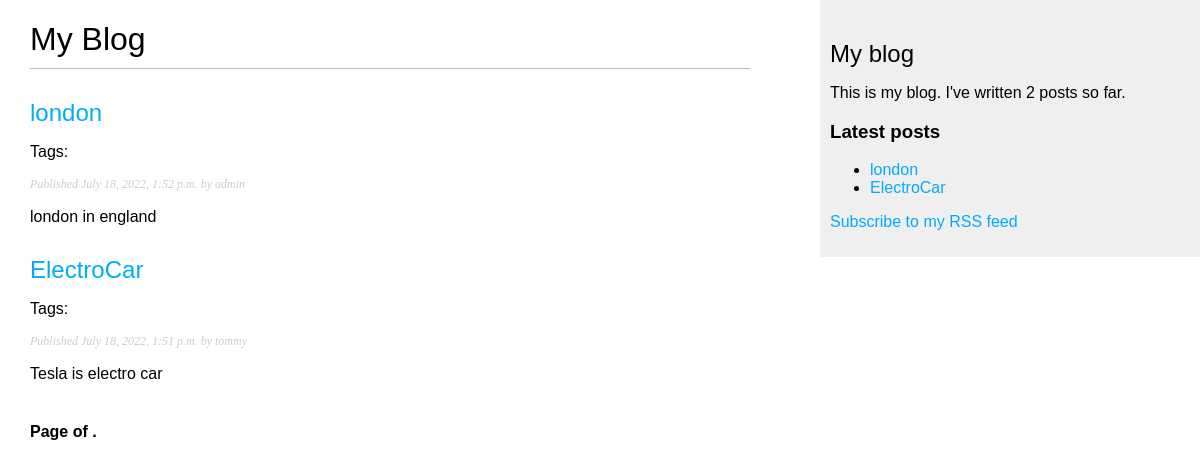
The page /blog/ on the database as committed earlier.
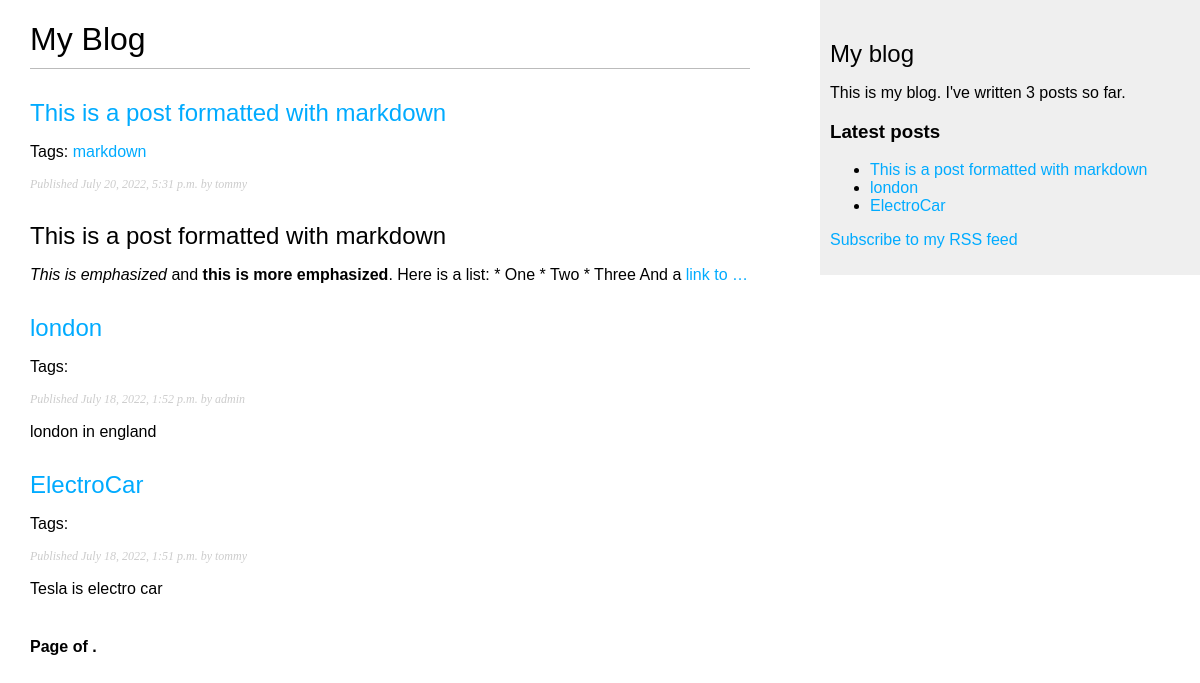
The same page on the database as committed later.
### blog/models.py (models this page shows, shortened)
class Post(models.Model):
    STATUS_CHOICES = (
        ('draft', 'Draft'),
        ('published', 'Published'),
    )
    title = models.CharField(max_length=250)
    slug = models.SlugField(max_length=250,
                            unique_for_date='publish')
    author = models.ForeignKey(User,
                               on_delete=models.CASCADE,
                               related_name='blog_posts')
    body = models.TextField()
    publish = models.DateTimeField(default=timezone.now)
    created = models.DateTimeField(auto_now_add=True)
    updated = models.DateTimeField(auto_now=True)
    status = models.CharField(max_length=10,
                              choices=STATUS_CHOICES,
                              default='draft')
    objects = models.Manager()  # The default manager.
    published = PublishedManager()  # Our custom manager.
    tags = TaggableManager()        # Tag
    class Meta:
        ordering = ('-publish',)
    def get_absolute_url(self):
        return reverse('blog:post_detail',
                       args=[self.publish.year,
                             self.publish.month,
                             self.publish.day,
                             self.slug])

### blog/views.py (the view)
# urls.py: path('', views.PostListView.as_view(), name='post_list'),
class PostListView(ListView):
    queryset = Post.published.all()
    context_object_name = 'posts'
    paginate_by = 3
    template_name = 'blog/post/list.html'

### blog/models.py (called while the page is built)
    def get_queryset(self):
        return super().get_queryset().filter(status='published')

### blog/templatetags/blog_tags.py (called while the page is built)
@register.inclusion_tag('blog/post/latest_posts.html')
def show_latest_posts(count=5):
    latest_posts = Post.published.order_by('-publish')[:count]
    return {'latest_posts': latest_posts}

@register.simple_tag
def total_posts():
    return Post.published.count()

@register.filter(name='markdown')
def markdown_format(text):
    return mark_safe(markdown.markdown(text))

### blog/templates/blog/post/list.html (shortened to what this page needs)
{% extends "blog/base.html" %}
{% load blog_tags %}
{% block content %}
  <h1>My Blog</h1>
  {% for post in posts %}
    <h2>
      <a href="{{ post.get_absolute_url }}">
        {{ post.title }}
      </a>
    </h2>
    <p class="tags">
      Tags:
      {% for tag in post.tags.all %}
        <a href="{% url "blog:post_list_by_tag" tag.slug %}">
          {{ tag.name }}
        </a>
      {% endfor %}
    </p>
    <p class="date">
      Published {{ post.publish }} by {{ post.author }}
    </p>
  {{ post.body|markdown|truncatewords_html:30 }}
  {% endfor %}
  {% include "pagination.html" with page=posts %}
{% endblock %}

### blog/templates/blog/base.html (shortened to what this page needs)
{% load blog_tags %}
{% load static %}
<!DOCTYPE html>
<html>
<head>
  <link href="{% static 'css/blog.css' %}" rel="stylesheet">
</head>
<body>
  <div id="content">
    {% block content %}
    {% endblock %}
  </div>
  <div id="sidebar">
    <h2>My blog</h2>
    <p>This is my blog. I've written {% total_posts %} posts so far.</p>
    <h3>Latest posts</h3>
    {% show_latest_posts 3 %}
    <p>
      <a href="{% url 'blog:post_feed' %}">Subscribe to my RSS feed</a>
    </p>
  </div>
</body>
</html>

### blog/templates/pagination.html (shortened to what this page needs)
<div class="pagination">
  <span class="step-links">
    <span class="current">
      Page {{ page.number }} of {{ page.paginator.num_pages }}.
    </span>
  </span>
</div>

### blog/templates/blog/post/latest_posts.html
<ul>
  {% for post in latest_posts %}
    <li>
      <a href="{{ post.get_absolute_url }}">{{ post.title }}</a>
    </li>
  {% endfor %}
</ul>

### blog/static/css/blog.css (style rules this page uses)
body { margin:0; padding:0; font-family:helvetica, sans-serif; }
a { color:#00abff; text-decoration:none; }
h1 { font-weight:normal; border-bottom:1px solid #bbb; padding:0 0 10px 0; }
h2 { font-weight:normal; margin:30px 0 0; }
#content { float:left; width:60%; padding:0 0 0 30px; }
#sidebar { float:right; width:30%; padding:10px; background:#efefef; height:100%; }
p.date { color:#ccc; font-family: georgia, serif; font-size: 12px; font-style: italic; }
.pagination { margin:40px 0; font-weight:bold; }

Rows that differ between the two databases and show on the page:
added Post: title "This is a post formatted with markdown", publish "July 20, 2022, 5:31 p.m.", author "tommy", body "This is a post formatted with markdown This is emphasized and this is more emphasized . Here is a list: * One * Two * Three And a link to …"
added Tag: name "markdown"
Other text that changed with them:
text no longer shown: "2"
text now shown: "3"
